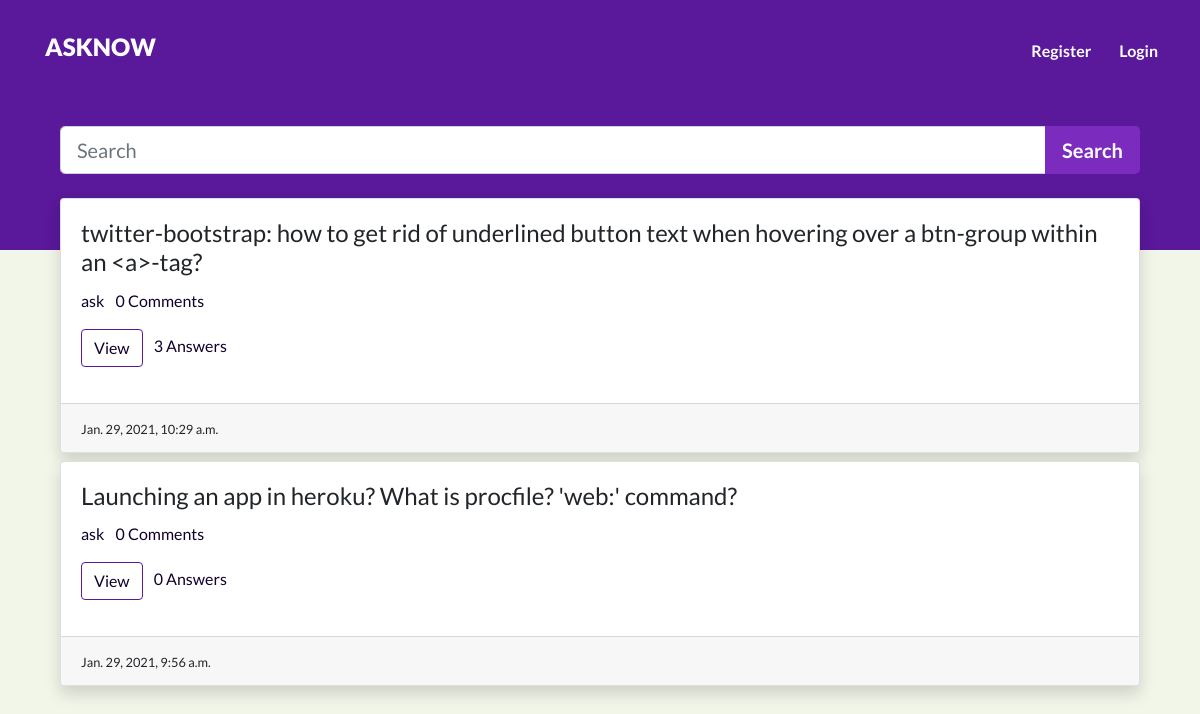
The page / on the database its author committed.
### Qpost/models.py (models this page shows, shortened)
class Question(models.Model):
    user = models.ForeignKey(User, on_delete=models.CASCADE)
    title = models.CharField(max_length=300)
    detail = models.TextField()
    tags = models.TextField(default='')
    add_time = models.DateTimeField(auto_now_add=True)

### Qpost/views.py (the view)
# urls.py: path('', views.home, name="home"),
def home(request):
    if 'q' in request.GET:
        q = request.GET['q']
        quests = Question.objects.annotate(total_comments=Count(
            'answer__comment')).filter(title__icontains=q).order_by('-id')
    else:
        quests = Question.objects.annotate(
            total_comments=Count('answer__comment')).all().order_by('-id')
    paginator = Paginator(quests, 10)
    page_num = request.GET.get('page', 1)
    quests = paginator.page(page_num)
    return render(request, 'index.html', {'quests': quests})

### templates/index.html (shortened to what this page needs)
{% extends "base.html" %}
{% block content %}
<div class="container py-4">
    {% include "components/search.html" %}
    <div class="container mt-4">
        {% for quest in quests %}
        <div class="card mb-2 shadow">
            <div class="card-body">
                <h4 class="card-title">{{quest.title}}</h4>
                <p>
                    <a href="#" class="mr-2">{{quest.user.username}}</a>
                    <a href="#" class="mr-2">{{quest.total_comments}} Comments</a>
                </p>
                <p>
                    <a href="/detail/{{quest.id}}" type="button" class="mr-2 btn qbtn">View</a>
                    <a class="mr-2 disabled">{{quest.answer_set.count}} Answers</a>
                </p>
            </div>
            <div class="card-footer">
                <small>{{quest.add_time}}</small>
            </div>
        </div>
        {% endfor %}
    </div>
</div>
{% endblock %}

### static/css/style.css (style rules this page uses)
body { padding: 0; margin: 0; background: #f2f6e9; font-family: "Lato", sans-serif; }
.card-body a { color : #10002b; text-decoration: none }
.qbtn { border: 1px solid #5a189a; color: #10002b; }

### rows shown on the page
Question: title "twitter-bootstrap: how to get rid of underlined button text when hovering over a btn-group within an <a>-tag?", user.username "ask", total_comments "0", answer_set.count "3", add_time "Jan. 29, 2021, 10:29 a.m."
Question: title "Launching an app in heroku? What is procfile? 'web:' command?", user.username "ask", total_comments "0", answer_set.count "0", add_time "Jan. 29, 2021, 9:56 a.m."
